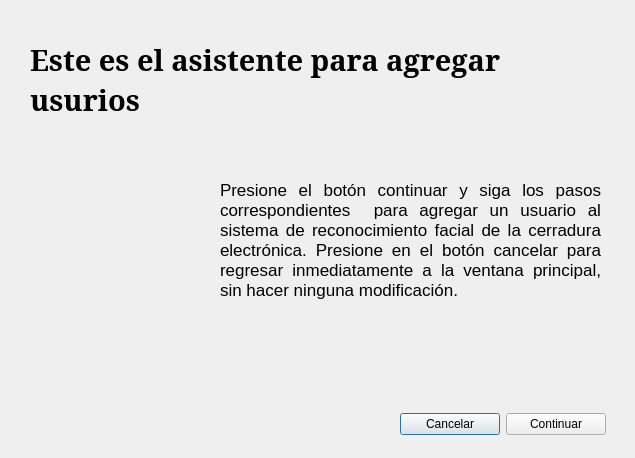
<?xml version="1.0" encoding="UTF-8"?>
<ui version="4.0">
 <class>Agregar_Usuario</class>
 <widget class="QDialog" name="Agregar_Usuario">
  <property name="geometry">
   <rect>
    <x>0</x>
    <y>0</y>
    <width>635</width>
    <height>458</height>
   </rect>
  </property>
  <property name="windowTitle">
   <string>Asistente para agregar nuevo usuario</string>
  </property>
  <widget class="QLabel" name="label">
   <property name="geometry">
    <rect>
     <x>30</x>
     <y>40</y>
     <width>551</width>
     <height>81</height>
    </rect>
   </property>
   <property name="font">
    <font>
     <family>Serif</family>
     <pointsize>22</pointsize>
     <weight>75</weight>
     <bold>true</bold>
    </font>
   </property>
   <property name="lineWidth">
    <number>1</number>
   </property>
   <property name="text">
    <string>Este es el asistente para agregar usurios</string>
   </property>
   <property name="textFormat">
    <enum>Qt::AutoText</enum>
   </property>
   <property name="alignment">
    <set>Qt::AlignLeading|Qt::AlignLeft|Qt::AlignTop</set>
   </property>
   <property name="wordWrap">
    <bool>true</bool>
   </property>
  </widget>
  <widget class="QLabel" name="label_2">
   <property name="geometry">
    <rect>
     <x>220</x>
     <y>180</y>
     <width>381</width>
     <height>171</height>
    </rect>
   </property>
   <property name="font">
    <font>
     <pointsize>13</pointsize>
     <italic>false</italic>
    </font>
   </property>
   <property name="text">
    <string>Presione el botón continuar y siga los pasos correspondientes  para agregar un usuario al sistema de reconocimiento facial de la cerradura electrónica. Presione en el botón cancelar para regresar inmediatamente a la ventana principal, sin hacer ninguna modificación.</string>
   </property>
   <property name="alignment">
    <set>Qt::AlignJustify|Qt::AlignTop</set>
   </property>
   <property name="wordWrap">
    <bool>true</bool>
   </property>
  </widget>
  <widget class="QLabel" name="Etq_ImagenAsis">
   <property name="enabled">
    <bool>false</bool>
   </property>
   <property name="geometry">
    <rect>
     <x>40</x>
     <y>140</y>
     <width>161</width>
     <height>181</height>
    </rect>
   </property>
   <property name="text">
    <string/>
   </property>
   <property name="pixmap">
    <pixmap resource="utiles.qrc">:/home/hipotec/Dokumente/Proyecto CERF/Codigo/GUI/Ventanas/add_button.png</pixmap>
   </property>
   <property name="scaledContents">
    <bool>true</bool>
   </property>
  </widget>
  <widget class="QWidget" name="layoutWidget">
   <property name="geometry">
    <rect>
     <x>400</x>
     <y>410</y>
     <width>206</width>
     <height>29</height>
    </rect>
   </property>
   <layout class="QHBoxLayout" name="horizontalLayout">
    <item>
     <widget class="QPushButton" name="Btn_Cancelar">
      <property name="text">
       <string>Cancelar</string>
      </property>
     </widget>
    </item>
    <item>
     <widget class="QPushButton" name="Btn_Continuar">
      <property name="text">
       <string>Continuar</string>
      </property>
     </widget>
    </item>
   </layout>
  </widget>
 </widget>
 <tabstops>
  <tabstop>Btn_Cancelar</tabstop>
  <tabstop>Btn_Continuar</tabstop>
 </tabstops>
 <resources>
  <include location="utiles.qrc"/>
 </resources>
 <connections/>
</ui>
